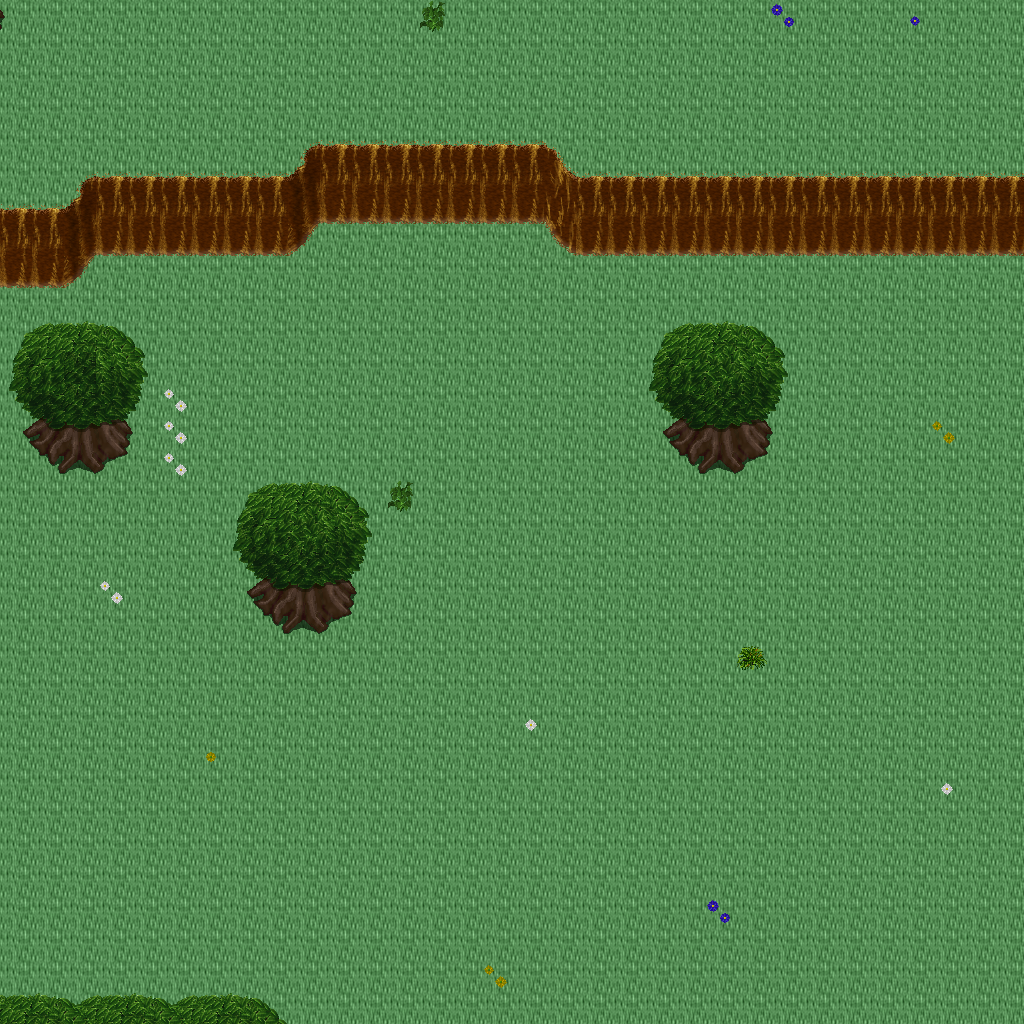

Tiled map render using the project's own tile images. Description and the map definition, with tile-layer contents summarised, below:
An orthogonal 32x32 tile map with 32x32 px tiles, 5 tile layers (Ground, Objects, Objects2, Above, ...), 1 hidden layer not drawn, 22 tilesets.

<map version="1.10" tiledversion="1.11.0" orientation="orthogonal" renderorder="right-down" width="32" height="32" tilewidth="32" tileheight="32" infinite="0" nextlayerid="11" nextobjectid="1">
 <tileset firstgid="1" name="ground_ground" tilewidth="32" tileheight="32" tilecount="33" columns="3">
  <image source="../drawable/ground_ground.png" width="96" height="352" />
 </tileset>
 <tileset firstgid="34" name="ground_water_pool" tilewidth="32" tileheight="32" tilecount="72" columns="3">
  <image source="../drawable/ground_water_pool.png" width="96" height="768" />
 </tileset>
 <tileset firstgid="106" name="ground_ridge_earth_dark" tilewidth="32" tileheight="32" tilecount="96" columns="12">
  <image source="../drawable/ground_ridge_earth_dark.png" width="384" height="256" />
 </tileset>
 <tileset firstgid="202" name="ground_grass_edges" tilewidth="32" tileheight="32" tilecount="36" columns="12">
  <image source="../drawable/ground_grass_edges.png" width="384" height="96" />
 </tileset>
 <tileset firstgid="238" name="ground_earth_edges" tilewidth="32" tileheight="32" tilecount="18" columns="6">
  <image source="../drawable/ground_earth_edges.png" width="192" height="96" />
 </tileset>
 <tileset firstgid="256" name="ground_grass_corners" tilewidth="32" tileheight="32" tilecount="24" columns="6">
  <image source="../drawable/ground_grass_corners.png" width="192" height="128" />
 </tileset>
 <tileset firstgid="280" name="plant_grasses" tilewidth="32" tileheight="32" tilecount="6" columns="3">
  <image source="../drawable/plant_grasses.png" width="96" height="64" />
 </tileset>
 <tileset firstgid="286" name="plant_flower_daisy_blue" tilewidth="32" tileheight="32" tilecount="8" columns="2">
  <image source="../drawable/plant_flower_daisy_blue.png" width="64" height="128" />
 </tileset>
 <tileset firstgid="294" name="plant_flower_daisy_yellow" tilewidth="32" tileheight="32" tilecount="8" columns="2">
  <image source="../drawable/plant_flower_daisy_yellow.png" width="64" height="128" />
 </tileset>
 <tileset firstgid="302" name="plant_bush_bushes" tilewidth="32" tileheight="32" tilecount="10" columns="5">
  <image source="../drawable/plant_bush_bushes.png" width="160" height="64" />
 </tileset>
 <tileset firstgid="312" name="plant_flower_daisy_red" tilewidth="32" tileheight="32" tilecount="8" columns="2">
  <image source="../drawable/plant_flower_daisy_red.png" width="64" height="128" />
 </tileset>
 <tileset firstgid="320" name="plant_flower_daisy_white" tilewidth="32" tileheight="32" tilecount="8" columns="2">
  <image source="../drawable/plant_flower_daisy_white.png" width="64" height="128" />
 </tileset>
 <tileset firstgid="328" name="logic_collision" tilewidth="32" tileheight="32" tilecount="1" columns="1">
  <image source="../drawable/logic_collision.png" width="32" height="32" />
 </tileset>
 <tileset firstgid="329" name="plant_tree_tree_green" tilewidth="32" tileheight="32" tilecount="88" columns="8">
  <image source="../drawable/plant_tree_tree_green.png" width="256" height="352" />
 </tileset>
 <tileset firstgid="417" name="plant_stump_stump_brown" tilewidth="32" tileheight="32" tilecount="4" columns="2">
  <image source="../drawable/plant_stump_stump_brown.png" width="64" height="64" />
 </tileset>
 <tileset firstgid="421" name="logic_item_sheepfood" tilewidth="32" tileheight="32" tilecount="1" columns="1">
  <image source="../drawable/logic_item_sheepfood.png" width="32" height="32" />
 </tileset>
 <tileset firstgid="422" name="logic_creature_fairy" tilewidth="32" tileheight="32" tilecount="4" columns="4">
  <image source="../drawable/logic_creature_fairy.png" width="128" height="32" />
 </tileset>
 <tileset firstgid="426" name="logic_item_resources" tilewidth="32" tileheight="32" tilecount="6" columns="6">
  <image source="../drawable/logic_item_resources.png" width="192" height="32" />
 </tileset>
 <tileset firstgid="432" name="logic_creature_mythical_being" tilewidth="32" tileheight="32" tilecount="24" columns="8">
  <image source="../drawable/logic_creature_mythical_being.png" width="256" height="96" />
 </tileset>
 <tileset firstgid="456" name="ground_green_paving" tilewidth="32" tileheight="32" tilecount="18" columns="3">
  <image source="../drawable/ground_green_paving.png" width="96" height="192" />
 </tileset>
 <tileset firstgid="474" name="logic_protection" tilewidth="32" tileheight="32" tilecount="2" columns="2">
  <image source="../drawable/logic_protection.png" width="64" height="32" />
 </tileset>
 <tileset firstgid="476" name="building_huts" tilewidth="32" tileheight="32" tilecount="338" columns="26">
  <image source="../drawable/building_huts.png" width="832" height="416" />
 </tileset>
 <layer id="1" name="Ground" width="32" height="32">
  <data>[1024 cells, 1024 non-empty, 1 distinct tile ids]</data>
 </layer>
 <layer id="2" name="Objects" width="32" height="32">
  <data>[1024 cells, 130 non-empty, 24 distinct tile ids]</data>
 </layer>
 <layer id="3" name="Objects2" width="32" height="32">
  <data>[1024 cells, 0 non-empty, 0 distinct tile ids]</data>
 </layer>
 <layer id="4" name="Above" width="32" height="32">
  <data>[1024 cells, 63 non-empty, 23 distinct tile ids]</data>
 </layer>
 <layer id="5" name="Above2" width="32" height="32">
  <data>[1024 cells, 0 non-empty, 0 distinct tile ids]</data>
 </layer>
 <layer id="6" name="Walkable" width="32" height="32" visible="0">
  <data>[1024 cells, 111 non-empty, 1 distinct tile ids]</data>
 </layer>
 <objectgroup id="7" name="Mapevents" />
 <objectgroup id="8" name="Spawn" />
 <objectgroup id="9" name="Keys" />
 <objectgroup id="10" name="Replace" />
</map>
